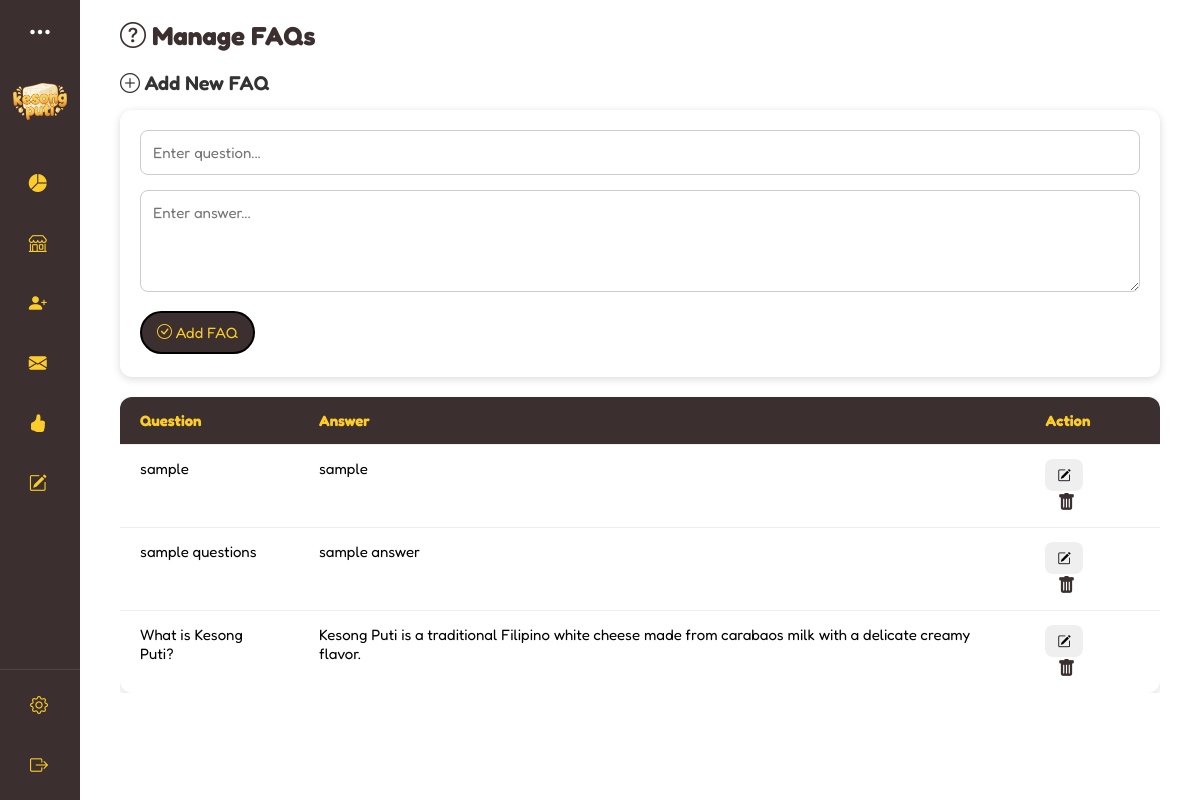
The page /interfaces/superadmin/FAQ.php (signed in) on the database as committed earlier.
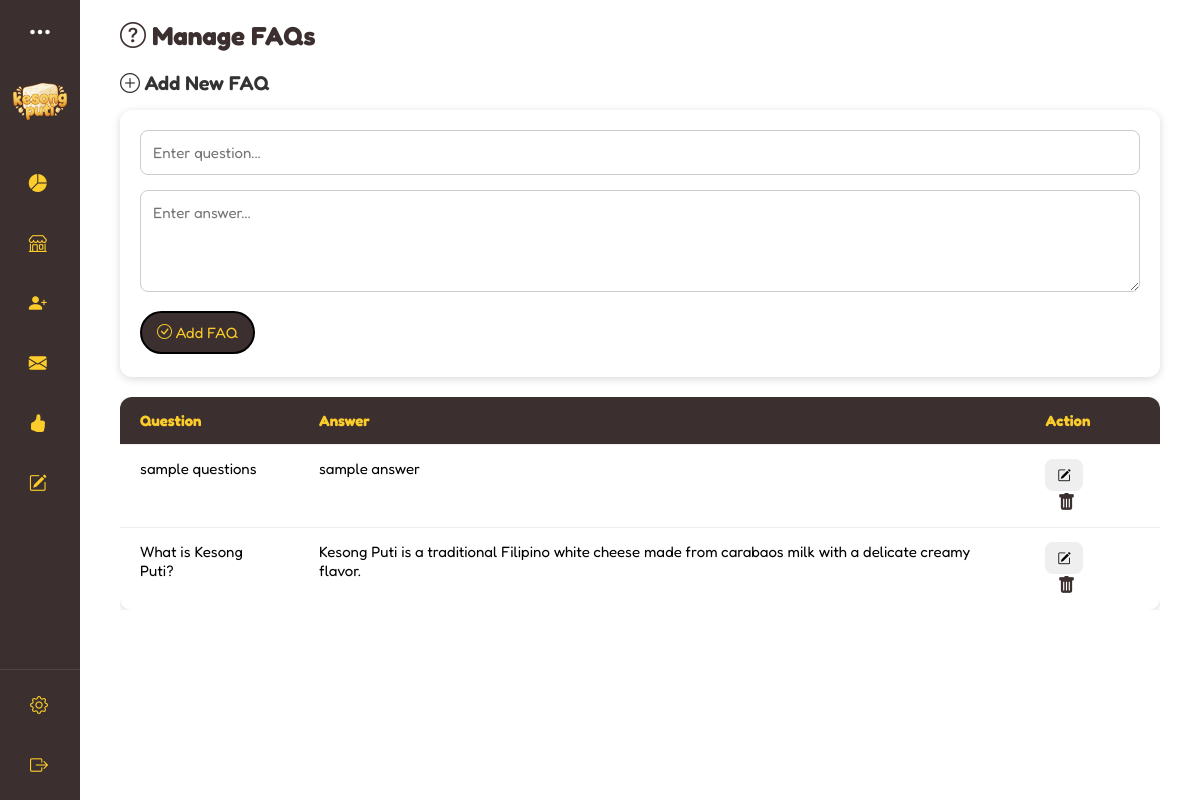
The same page on the database as committed later.
### tables this page shows
CREATE TABLE `faqs` (
  `id` int(11) NOT NULL,
  `question` varchar(255) NOT NULL,
  `answer` text NOT NULL,
  `created_at` timestamp NOT NULL DEFAULT current_timestamp()
);

### interfaces/superadmin/FAQ.php (the view, shortened to what this page needs)
<?php
require '../../connection.php';
include ('../../includes/superadmin-dashboard.php');
$result = $connection->query("SELECT * FROM faqs ORDER BY id DESC");
?>
<!DOCTYPE html>
<html lang="en">
<head>
  <link rel="stylesheet" href="https://cdn.jsdelivr.net/npm/bootstrap-icons/font/bootstrap-icons.css"/>
  <link rel="stylesheet" href="../../css/admin.css"/>
</head>
<body>
<div class="container-fluid my-5" id="faq-content">
    <h1><i class="bi bi-question-circle"></i> Manage FAQs</h1>
    <h2><i class="bi bi-plus-circle"></i> Add New FAQ</h2>
    <form method="POST">
        <input type="text" name="question" placeholder="Enter question..." required>
        <textarea name="answer" rows="4" placeholder="Enter answer..." required></textarea>
            <div class="btn-wrapper">
            <button type="submit" name="add_faq">
                <i class="bi bi-check-circle"></i> Add FAQ
            </button>
            </div>
    </form>
    <div class="faq-table-wrapper">
        <table class="faq-table">
            <thead>
                <tr>
                    <th>Question</th>
                    <th>Answer</th>
                    <th>Action</th>
                </tr>
            </thead>
            <tbody>
                <?php if ($result && $result->num_rows > 0): ?>
                    <?php while($row = $result->fetch_assoc()): ?>
                    <tr>
                        <td><?= htmlspecialchars($row['question']) ?></td>
                        <td><?= nl2br(htmlspecialchars($row['answer'])) ?></td>
                        <td>
                            <button class="update-btn"
                                    data-id="<?= $row['id'] ?>"
                                    data-question="<?= htmlspecialchars($row['question'], ENT_QUOTES) ?>"
                                    data-answer="<?= htmlspecialchars($row['answer'], ENT_QUOTES) ?>">
                                <i class="bi bi-pencil-square"></i>
                            </button>
                            <a href="delete-faq.php?id=<?= $row['id'] ?>"
                            class="delete-btn"
                            data-id="<?= $row['id'] ?>">
                            <i class="bi bi-trash-fill"></i>
                            </a>
                        </td>
                    </tr>
                    <?php endwhile; ?>
                <?php else: ?>
                    <tr>
                        <td colspan="3" class="text-center text-muted">No FAQs added yet.</td>
                    </tr>
                <?php endif; ?>
            </tbody>
        </table>
    </div>
</div>
</body>
</html>

Rows that differ between the two databases and show on the page:
removed faqs: question "sample", answer "sample"
